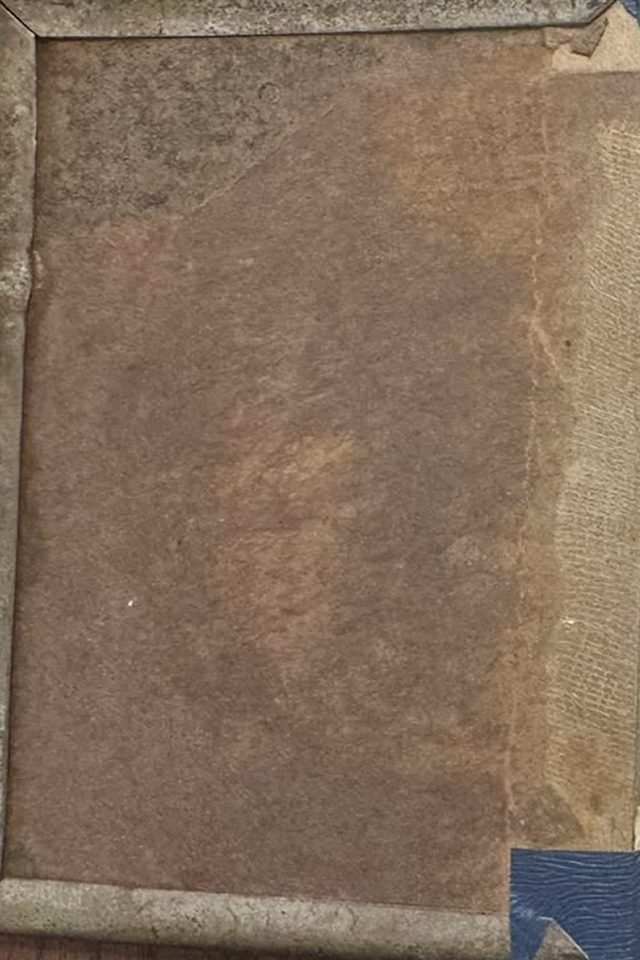
#> input picture images/inside-back.jpg, 640 x 960 px
$ python -i make_paper.py   (imports and definitions only)
#> lines starting #> are read from the running program, lines starting #| are printed output that depends on the picture; after the words box and inside, x2 and y2 are one past the last pixel; in counts of white or black regions, pixels touching at a corner belong together
"""
יוצר טקסטורות "נייר אמיתי" מהתמונות של הספר:
מיישר כל עמוד מצולם, מוחק ממנו את הטקסט (inpainting) ומשאיר רק את הנייר —
עם הכתמים, הצהבהבות והקצוות הכהים האמיתיים.
הרצה:  python tools/make_paper.py      (צריך את התמונות המקוריות בתיקייה raw/)
"""
import os
import cv2
import numpy as np
from PIL import Image, ImageOps

ROOT = os.path.dirname(os.path.dirname(os.path.abspath(__file__)))
RAW = os.path.join(ROOT, "raw")
OUT = os.path.join(ROOT, "images", "paper")
K = 2048 / 1000  # הקואורדינטות נמדדו על תמונות מוקטנות ל-1000 פיקסלים
SIZE = (640, 960)

# (תמונה, פינה עליונה-שמאלית, תחתונה-שמאלית, תחתונה-ימנית, עליונה-ימנית) — עמודים בלי אצבעות
PAGES = [
    ("05", (78, 346), (88, 757), (356, 765), (352, 345)),
    ("01", (410, 233), (412, 752), (748, 756), (748, 222)),
    ("07", (28, 312), (2, 800), (316, 840), (336, 320)),
    ("03", (55, 250), (40, 640), (300, 670), (306, 234)),
    ("02", (355, 290), (345, 750), (662, 760), (680, 280)),
    ("04", (130, 280), (105, 656), (382, 670), (382, 290)),
]

def warp(n, ul, ll, lr, ur):
    im = ImageOps.exif_transpose(Image.open(os.path.join(RAW, n + ".jpg"))).convert("RGB")
    q = [c * K for p in (ul, ll, lr, ur) for c in p]
    return np.array(im.transform(SIZE, Image.QUAD, q, Image.BICUBIC))

def remove_text(rgb):
    bgr = cv2.cvtColor(rgb, cv2.COLOR_RGB2BGR)
#> bgr is the input picture: shape (960, 640, 3); mean B, G, R 92.1, 110.4, 132.3
    gray = cv2.cvtColor(bgr, cv2.COLOR_BGR2GRAY)
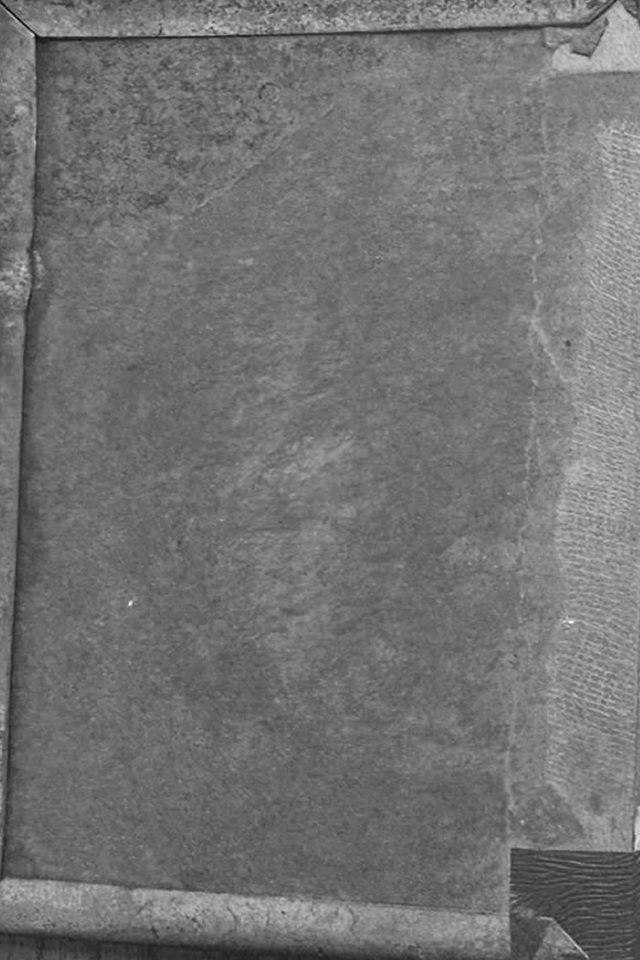
#> gray: shape (960, 640); min 4, max 244, mean 114.8
    # הנייר המקומי (בלי הטקסט) = טשטוש חזק; דיו = פיקסלים כהים בהרבה מהסביבה
    bg = cv2.medianBlur(gray, 41)
    ink = (bg.astype(int) - gray.astype(int)) > 22
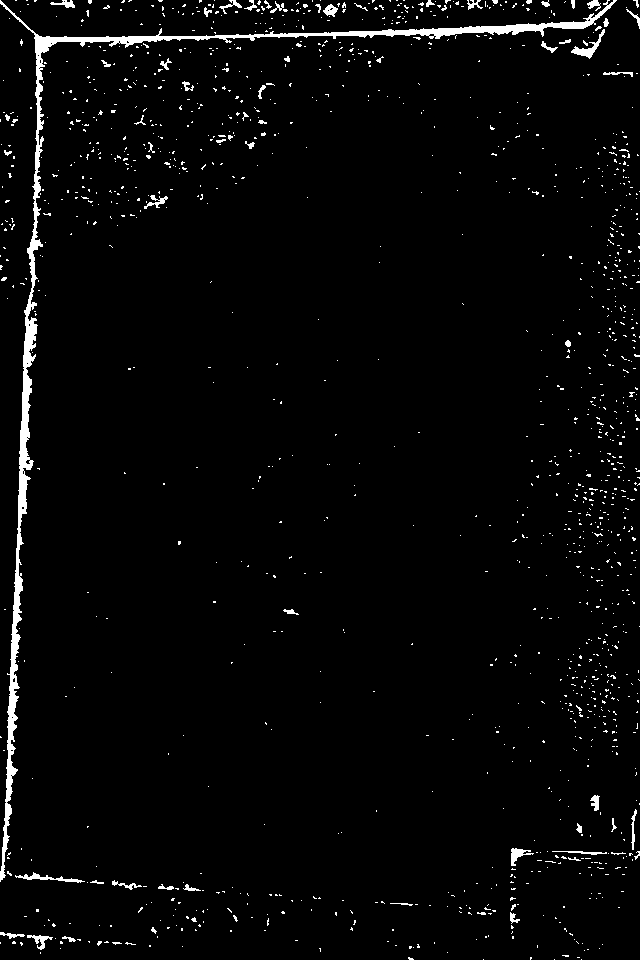
#> ink: shape (960, 640) bool; 2.7% white; 1367 white regions (1306 under 20 px), largest, box (x1, y1, x2, y2) and area: (0, 0, 617, 882) 8524, (571, 29, 605, 59) 247, (15, 872, 85, 883) 219
    mask = cv2.dilate(ink.astype(np.uint8) * 255, np.ones((5, 5), np.uint8), iterations=2)
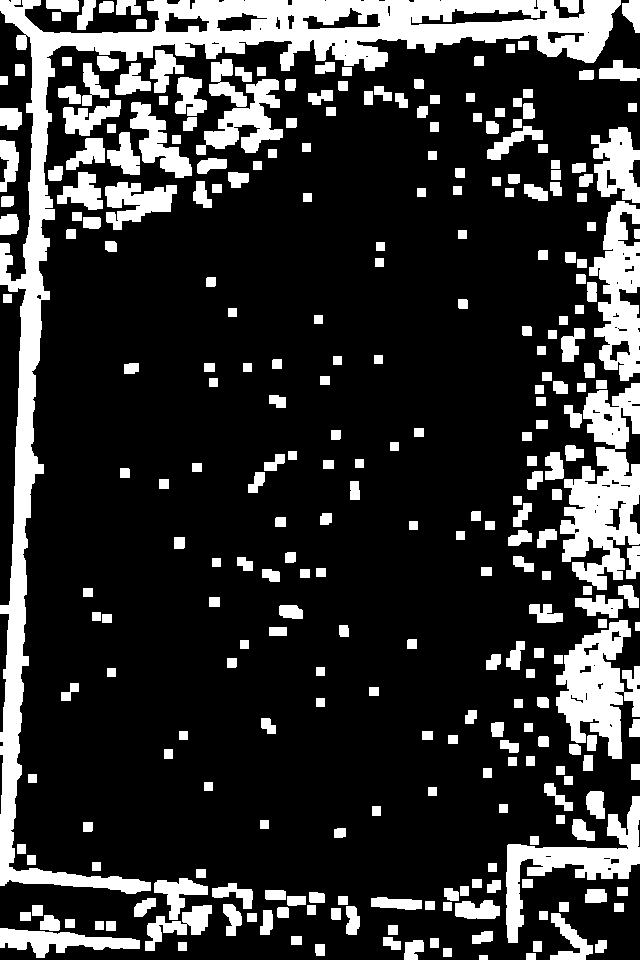
#> mask: shape (960, 640); 20.8% white; 292 white regions, largest, box (x1, y1, x2, y2) and area: (0, 0, 621, 894) 39818, (560, 383, 640, 590) 9307, (556, 620, 640, 759) 6389
    out = cv2.inpaint(bgr, mask, 9, cv2.INPAINT_TELEA)
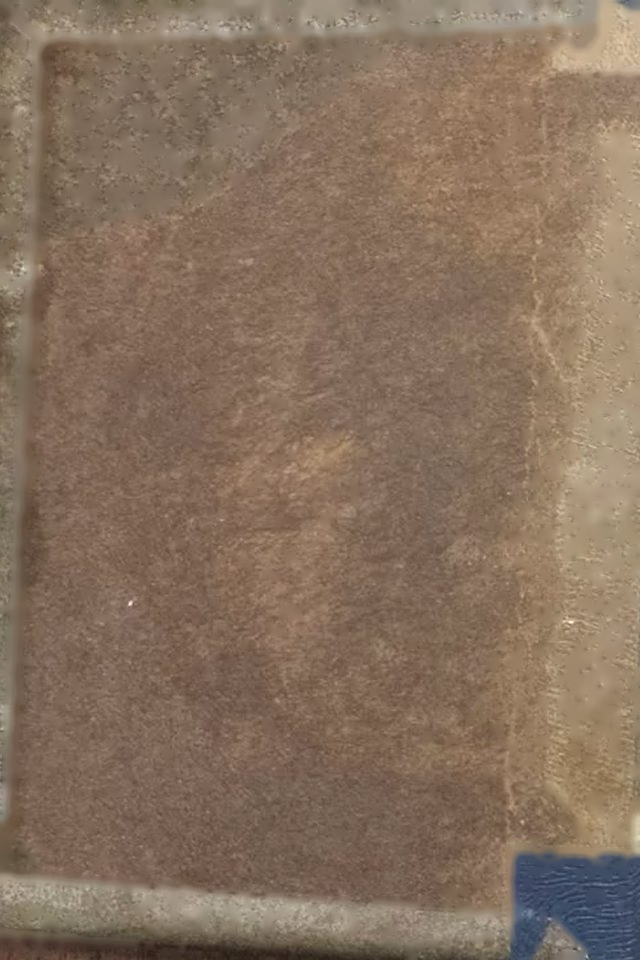
#> out: shape (960, 640, 3); mean B, G, R 94.3, 112.8, 134.8
    # שני סבבים — מחיקת שאריות דקות
    gray2 = cv2.cvtColor(out, cv2.COLOR_BGR2GRAY)
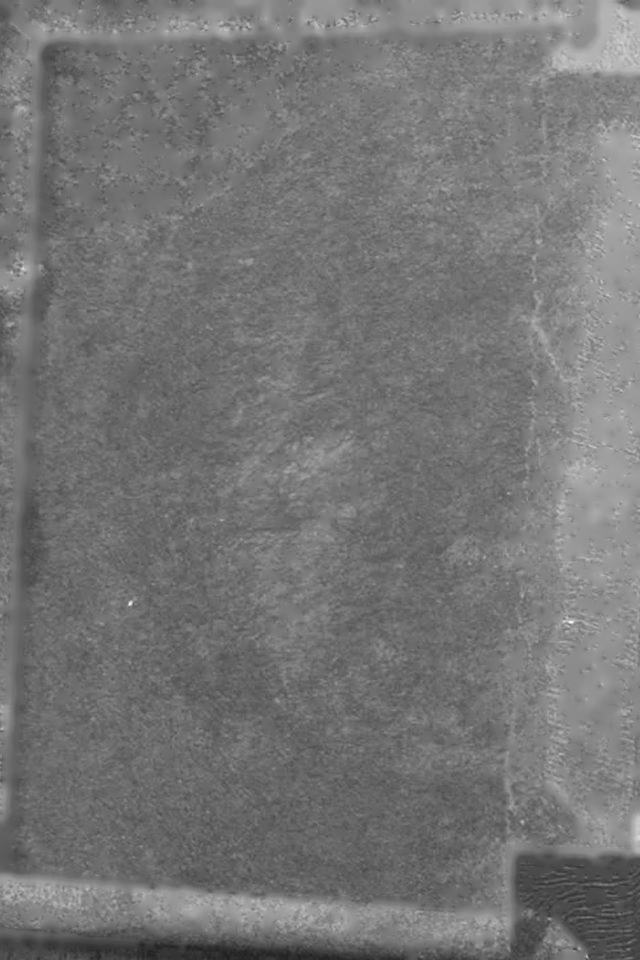
#> gray2: shape (960, 640); min 33, max 244, mean 117.2
    ink2 = (cv2.medianBlur(gray2, 41).astype(int) - gray2.astype(int)) > 14
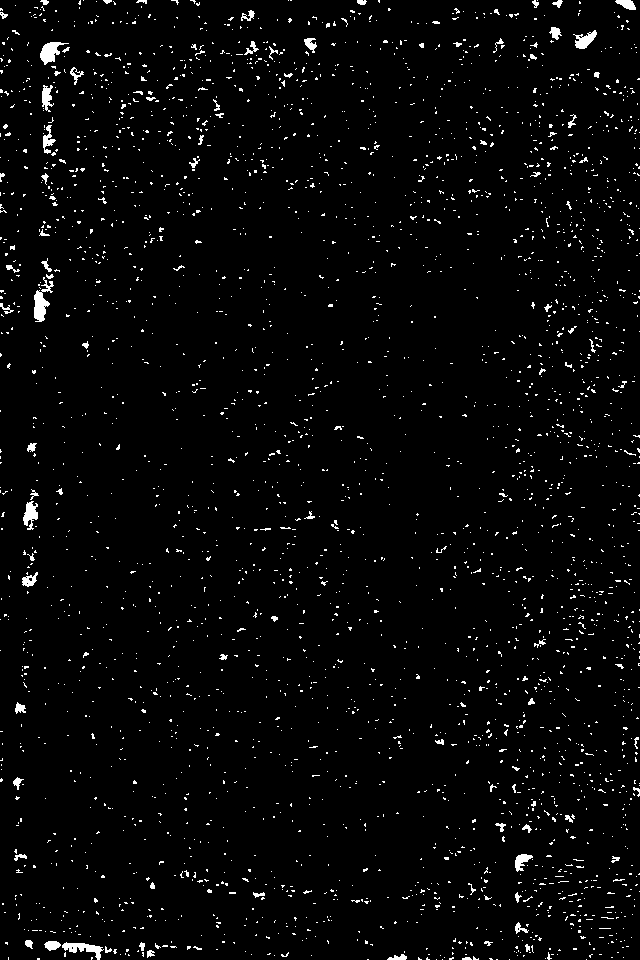
#> ink2: shape (960, 640) bool; 2.7% white in thin lines or dots
    mask2 = cv2.dilate(ink2.astype(np.uint8) * 255, np.ones((3, 3), np.uint8), iterations=2)
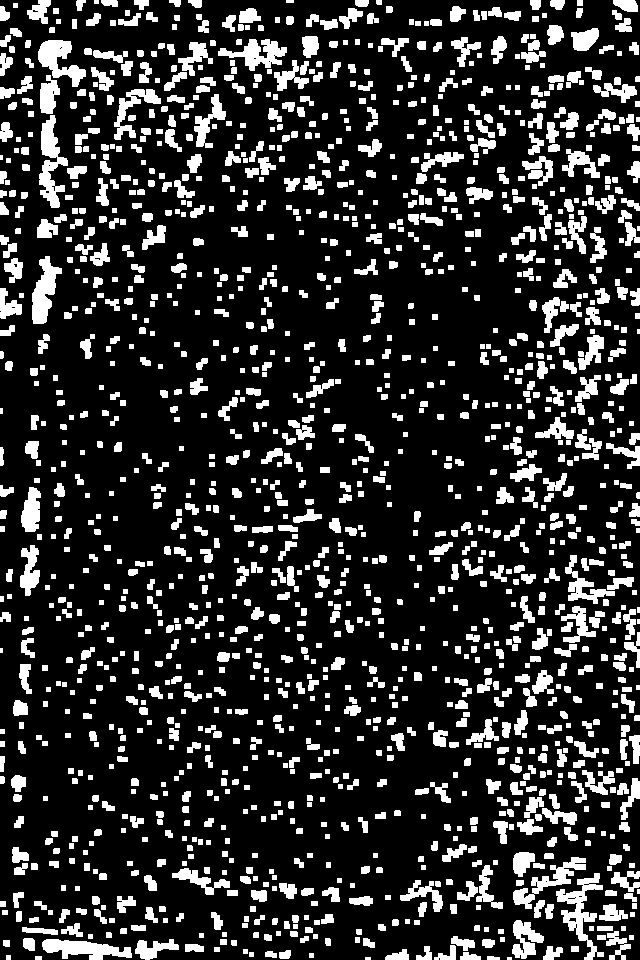
#> mask2: shape (960, 640); 18.5% white; 1570 white regions (10 under 20 px), largest, box (x1, y1, x2, y2) and area: (556, 873, 604, 960) 1353, (39, 115, 68, 208) 1273, (42, 939, 132, 960) 1119
    out = cv2.inpaint(out, mask2, 7, cv2.INPAINT_TELEA)
    # טשטוש קל מאוד כדי להעלים "צלקות" של המחיקה ולהשאיר את הכתמים
    soft = cv2.GaussianBlur(out, (0, 0), 2.2)
    return cv2.cvtColor(soft, cv2.COLOR_BGR2RGB)

# [11 lines not run here, left out]

>>> import cv2
>>> picture = cv2.cvtColor(cv2.imread('../images/inside-back.jpg'), cv2.COLOR_BGR2RGB)
>>> result = remove_text(picture)

$ run again, on images/inside-front.jpg
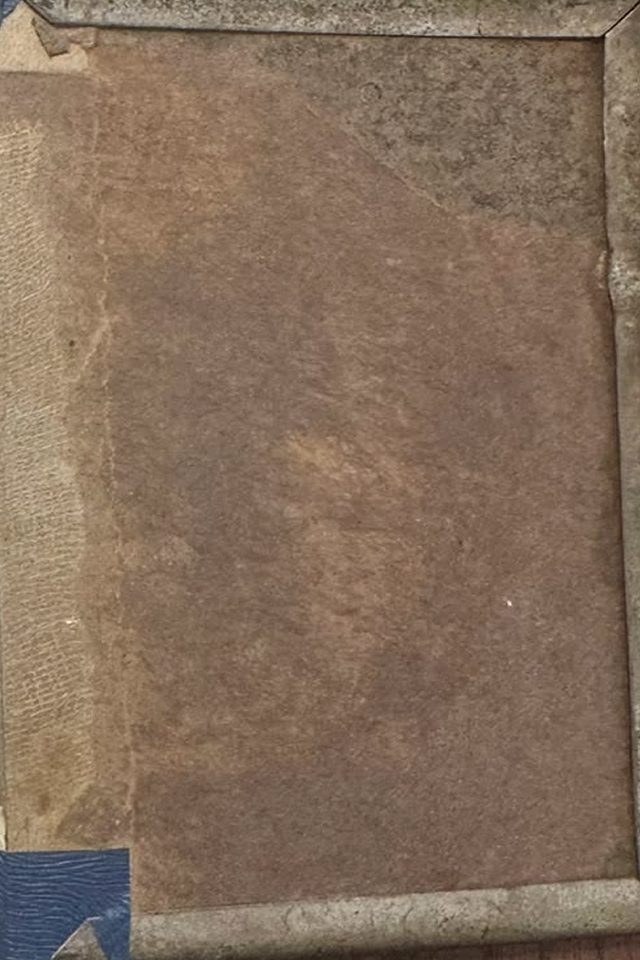
#> input picture images/inside-front.jpg, 640 x 960 px
#> in remove_text, bgr is the input picture: shape (960, 640, 3); mean B, G, R 92.1, 110.4, 132.3
#> in remove_text, `ink = (bg.astype(int) - gray.astype(int)) > 22`:
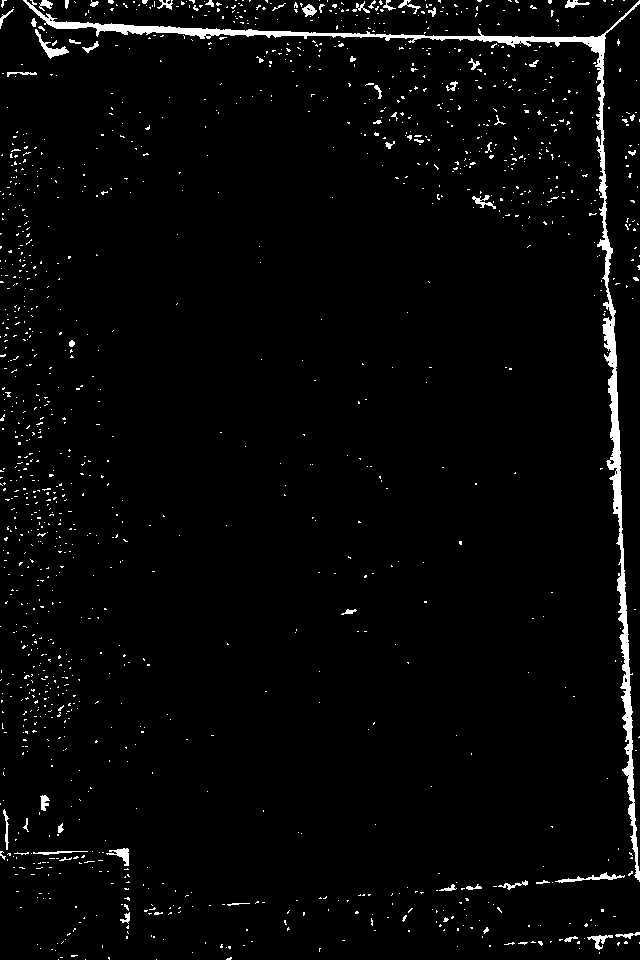
#> ink: shape (960, 640) bool; 2.7% white; 1367 white regions (1306 under 20 px), largest, box (x1, y1, x2, y2) and area: (23, 0, 640, 882) 8524, (35, 29, 69, 59) 247, (555, 872, 625, 883) 219
#> mask: shape (960, 640); 20.8% white; 292 white regions, largest, box (x1, y1, x2, y2) and area: (19, 0, 640, 894) 39818, (0, 383, 80, 590) 9307, (0, 620, 84, 759) 6389
#> ink2: shape (960, 640) bool; 2.7% white in thin lines or dots
#> in remove_text, `mask2 = cv2.dilate(ink2.astype(np.uint8) * 255, np.ones((3, 3), np.uin..`:
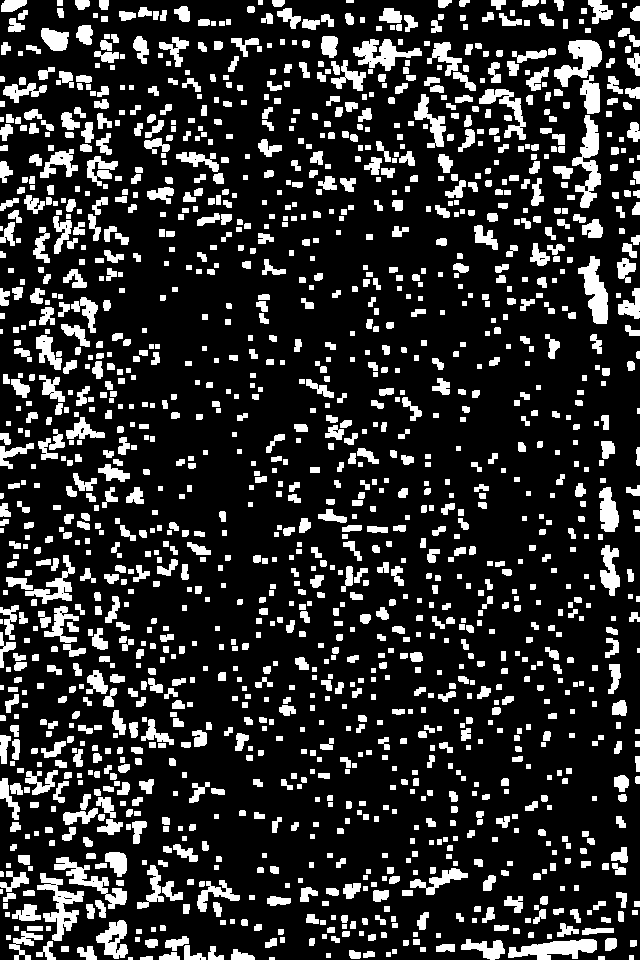
#> mask2: shape (960, 640); 18.5% white; 1569 white regions (9 under 20 px), largest, box (x1, y1, x2, y2) and area: (572, 115, 601, 208) 1226, (37, 873, 84, 941) 1163, (508, 939, 597, 960) 1119
